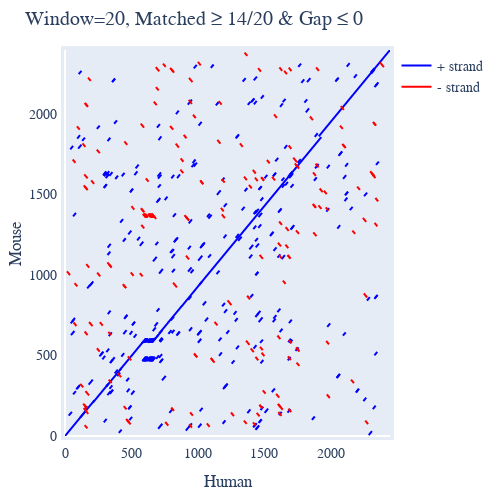

Write notebook code for a chart like this one.
### Markdown cell above
## Displaying dotplot for the reverse complement

### Code cell
draw = seqs.dotplot(name1="Human", name2="Mouse", rc=True)
draw.iplot()

### Figure 1 — Plotly figure (JSON) as saved in the notebook; plotly's stock layout.template omitted (floating-point values rounded to 4 significant figures; data arrays with more than 128 entries replaced by an {"elided": "..."} marker saying what was removed)
{"data": [{"line": {"color": "blue"}, "mode": "lines", "name": "+ strand", "type": "scatter", "x": {"elided": "1061 int values"}, "xaxis": "x", "y": {"elided": "1061 int values"}, "yaxis": "y"}, {"line": {"color": "red"}, "mode": "lines", "name": "- strand", "type": "scatter", "x": {"elided": "566 int values"}, "xaxis": "x", "y": {"elided": "566 int values"}, "yaxis": "y"}], "layout": {"autosize": false, "font": {"family": "Balto", "size": 14}, "height": 490.2, "hovermode": "closest", "margin": {"b": 50, "l": 50, "pad": 4, "r": 50, "t": 50}, "showlegend": true, "title": {"text": "Window=20, Matched ≥ 14/20 & Gap ≤ 0"}, "width": 500, "xaxis": {"mirror": true, "range": [0, 2445], "showgrid": false, "showline": true, "title": {"text": "Human"}, "type": "linear", "visible": true}, "yaxis": {"mirror": true, "range": [0, 2397], "showgrid": false, "showline": true, "title": {"text": "Mouse"}, "type": "linear", "visible": true}}}
